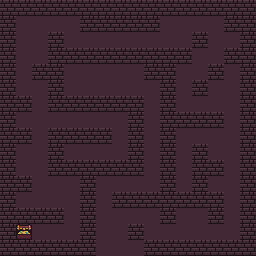

A level layout from a 2D game, rendered from its tile map. Below: a short description, then the map file with its tile-grid data intact:
An orthogonal 16x16 tile map with 16x16 px tiles, 2 tile layers (ground, overlay) and 1 object (spawn_point).

<map version="1.2" tiledversion="1.2.4" orientation="orthogonal" renderorder="right-down" width="16" height="16" tilewidth="16" tileheight="16" infinite="0" nextlayerid="4" nextobjectid="2">
 <tileset firstgid="1" source="../tiledmaps/dungeon_combined.tsx" />
 <layer id="1" name="ground" width="16" height="16">
  <data encoding="csv">
66,66,66,66,66,66,66,66,66,66,66,66,66,66,66,66,
66,195,195,195,195,66,66,66,66,66,195,195,195,195,66,66,
66,195,195,66,195,195,195,195,195,195,195,195,66,195,195,66,
66,195,195,66,66,66,66,66,66,66,66,66,195,195,66,66,
66,195,66,66,195,195,195,195,195,66,66,195,195,66,195,66,
66,195,195,66,195,195,195,195,195,195,66,195,66,195,195,66,
66,66,195,66,66,66,66,66,66,195,66,195,195,195,195,66,
66,195,195,195,195,195,195,195,66,195,66,66,66,66,195,66,
66,66,195,66,66,66,66,195,66,195,66,195,195,195,195,66,
66,195,195,66,195,195,195,195,66,195,66,195,66,195,195,66,
66,195,195,66,66,66,66,66,66,195,66,195,66,66,195,66,
66,66,195,195,195,66,195,195,195,195,66,195,66,195,195,66,
66,195,195,195,195,66,195,66,66,66,66,66,66,66,195,66,
66,66,66,66,195,66,195,195,195,195,66,195,195,66,195,66,
66,195,195,195,195,66,195,195,66,195,195,195,195,195,195,66,
66,66,66,66,66,66,195,195,195,66,66,66,66,66,66,66
</data>
 </layer>
 <objectgroup id="3" name="objects">
  <object id="1" name="spawn" type="spawn_point" x="64" y="64" width="16" height="16">
   <properties>
    <property name="spawn" type="bool" value="true" />
   </properties>
  </object>
 </objectgroup>
 <layer id="2" name="overlay" width="16" height="16">
  <data encoding="csv">
0,0,0,0,0,0,0,0,0,0,0,0,0,0,0,0,
0,0,0,0,0,0,0,0,0,0,0,0,0,0,0,0,
0,0,0,0,0,0,0,0,0,0,0,0,0,0,0,0,
0,0,0,0,0,0,0,0,0,0,0,0,0,0,0,0,
0,0,0,0,0,0,0,0,0,0,0,0,0,0,0,0,
0,0,0,0,0,0,0,0,0,0,0,0,0,0,0,0,
0,0,0,0,0,0,0,0,0,0,0,0,0,0,0,0,
0,0,0,0,0,0,0,0,0,0,0,0,0,0,0,0,
0,0,0,0,0,0,0,0,0,0,0,0,0,0,0,0,
0,0,0,0,0,0,0,0,0,0,0,0,0,0,0,0,
0,0,0,0,0,0,0,0,0,0,0,0,0,0,0,0,
0,0,0,0,0,0,0,0,0,0,0,0,0,0,0,0,
0,0,0,0,0,0,0,0,0,0,0,0,0,0,0,0,
0,0,0,0,0,0,0,0,0,0,0,0,0,0,0,0,
0,848,0,0,0,0,0,0,0,0,0,0,0,0,0,0,
0,0,0,0,0,0,0,0,0,0,0,0,0,0,0,0
</data>
 </layer>
</map>
